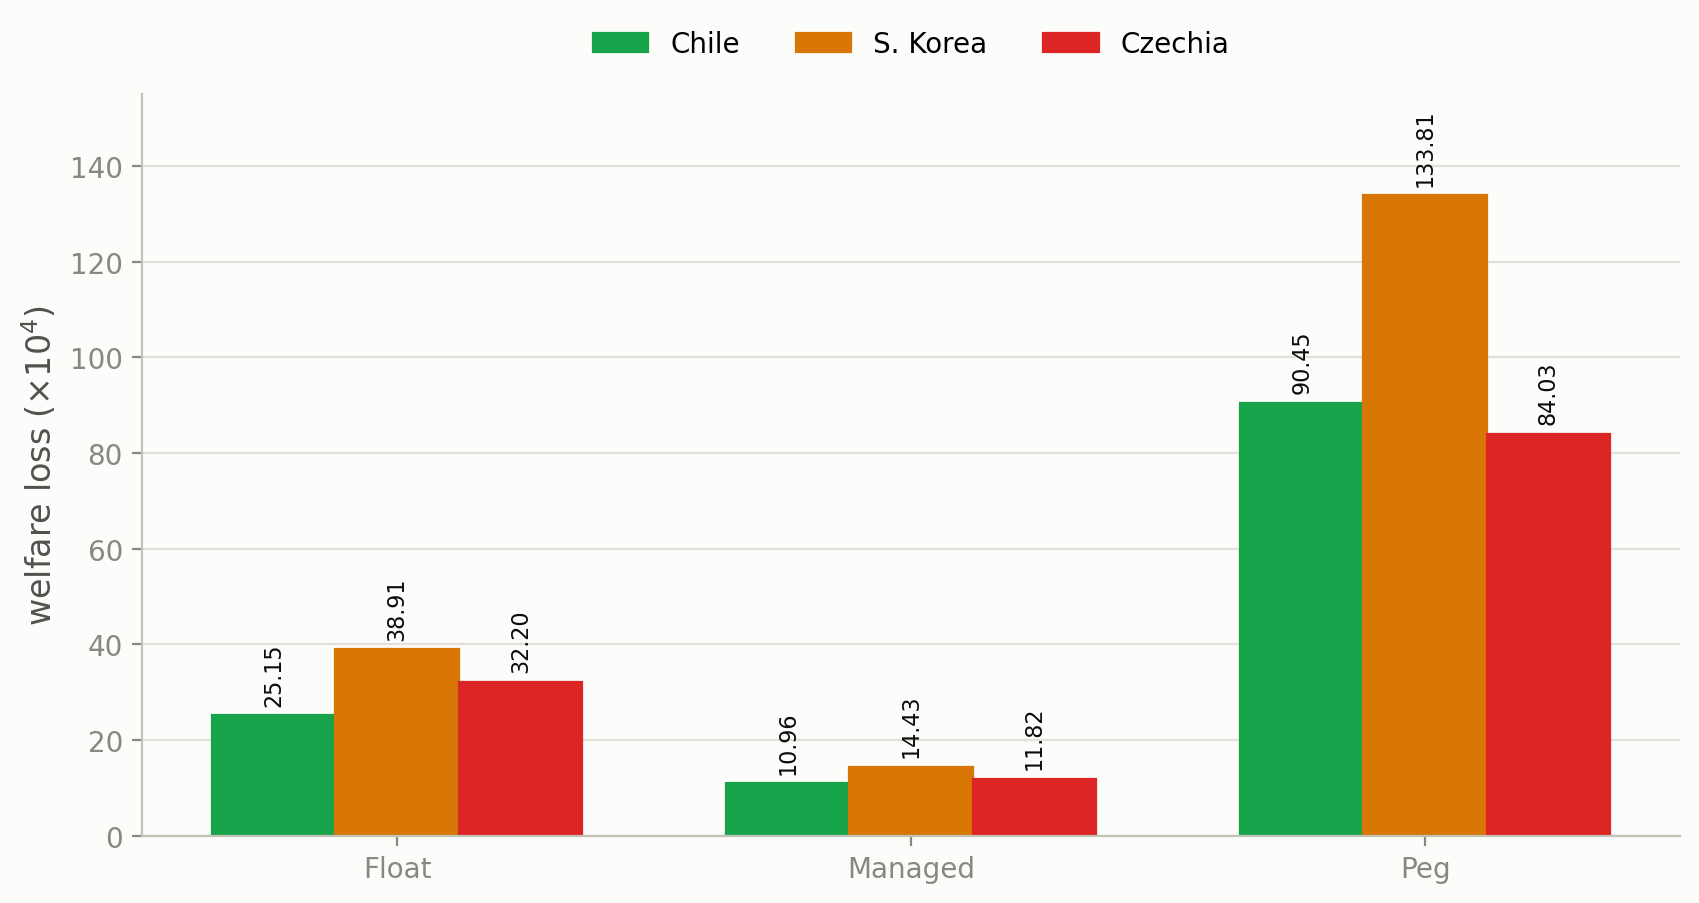

Generate this figure with Python:
import matplotlib
matplotlib.use("Agg")
import matplotlib.pyplot as plt
import numpy as np

regimes = ["Float", "Managed", "Peg"]
calibrations = [
    ("Chile", [25.15, 10.96, 90.45], "#16a34a"),
    ("S. Korea", [38.91, 14.43, 133.81], "#d97706"),
    ("Czechia", [32.20, 11.82, 84.03], "#dc2626"),
]

SURFACE = "#fcfcfb"

fig, ax = plt.subplots(figsize=(8.6, 4.6), dpi=200)
fig.patch.set_facecolor(SURFACE)
ax.set_facecolor(SURFACE)

x = np.arange(len(regimes))
n = len(calibrations)
width = 0.24
offsets = (np.arange(n) - (n - 1) / 2) * width

for (label, vals, color), off in zip(calibrations, offsets):
    bars = ax.bar(x + off, vals, width, color=color, label=label,
                   edgecolor=color, linewidth=0.8)
    for rect, v in zip(bars, vals):
        ax.text(rect.get_x() + rect.get_width() / 2, rect.get_height() + 2, f"{v:.2f}",
                ha="center", va="bottom", fontsize=8, color="#0b0b0b", rotation=90)

ax.set_xticks(x)
ax.set_xticklabels(regimes, fontsize=13, color="#0b0b0b")
ax.set_ylabel("welfare loss ($\\times10^4$)", fontsize=12, color="#52514e")
ax.set_ylim(0, 155)
ax.legend(loc="upper center", ncol=3, frameon=False, fontsize=10, bbox_to_anchor=(0.5, 1.12))
ax.spines["top"].set_visible(False)
ax.spines["right"].set_visible(False)
ax.spines["left"].set_color("#c3c2b7")
ax.spines["bottom"].set_color("#c3c2b7")
ax.tick_params(colors="#898781", labelsize=10)
ax.yaxis.grid(True, color="#e1e0d9", linewidth=0.8, zorder=0)
ax.set_axisbelow(True)

fig.tight_layout()
fig.savefig("robustness_calibrations.pdf", facecolor=fig.get_facecolor(), bbox_inches="tight")
fig.savefig("robustness_calibrations.png", facecolor=fig.get_facecolor(), bbox_inches="tight")
print("saved")
